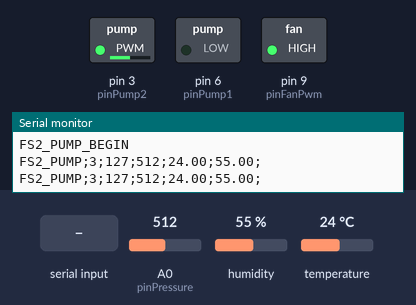
The sketch below on a simulated Arduino Uno, built with avr-gcc and run on an emulated ATmega328P. Shown: switched loads named in the sketch (green lamp = pin HIGH), the last lines printed to the serial monitor. The test bench sets the inputs (shaded band); at power-on: A0 (pinPressure) = 512, humidity 55 %, temperature 24 °C.

Above: at 4.2 s.
4.3 s: "90,45\n" received over Serial
At 7.3 s:
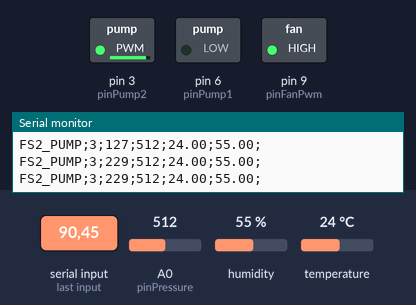
7.6 s: "5\n" received over Serial
At 10.4 s:
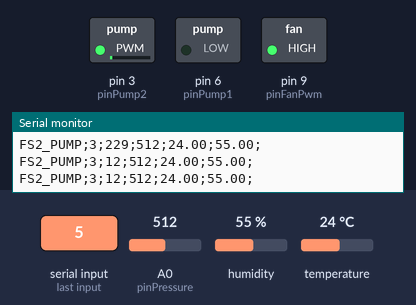
10.7 s: "200\n" received over Serial
At 13.2 s:
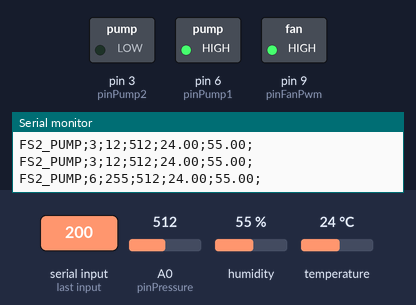
13.7 s: "90\n" received over Serial
At 15.1 s:
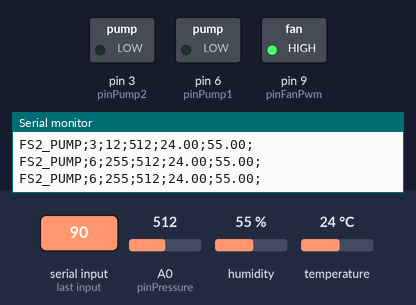
Timing chart, 0 to 16.9 s (numbered marks = the images above; inputs shaded):
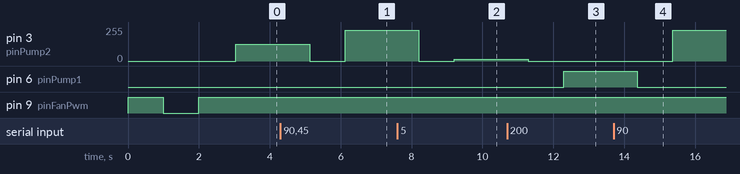

Measured:
- after the input at 4.3 s, pin 3 (pinPump2): 127/255 → 0/255 after 0.82 s, → 229/255 1.0 s later
- after the input at 7.6 s, pin 3 (pinPump2): 229/255 → 0/255 after 0.61 s, → 12/255 1.0 s later
- after the input at 10.7 s, pin 3 (pinPump2): 12/255 → 0/255 after 0.59 s; pin 6 (pinPump1): LOW → HIGH after 1.6 s
- after the input at 13.7 s, pin 3 (pinPump2): 0/255 → 229/255 after 1.7 s; pin 6 (pinPump1): HIGH → LOW after 0.67 s

The sketch:

FS2_Pump.ino
```cpp
#include <Arduino.h>
#include <Wire.h>
#include "Adafruit_SHT31.h"

int speedpump = map(50,0,100,0,255);
int pressure = 0;
float temp = 0.0;
float hum = 0.0;
int pinPump1 = 6;
int pinPump2 = 3;
int pinFanPwm = 9;
int pinPressure = A0;
int activePin = pinPump2;
bool isSHT = false;

Adafruit_SHT31 sht31 = Adafruit_SHT31();

void setup() {
  Serial.begin(9600);
  pinMode(pinPump1,OUTPUT);
  pinMode(pinPump2,OUTPUT);
  pinMode(pinFanPwm,OUTPUT);
  Serial.println("FS2_PUMP_START");
  digitalWrite(pinFanPwm, HIGH);
  delay(1000);
  digitalWrite(pinFanPwm, LOW);
  delay(1000);
  digitalWrite(pinFanPwm, HIGH);
  Serial.println("Connecting SHT31...");
  if (! sht31.begin(0x44)) {   // Set to 0x45 for alternate i2c addr
    Serial.println("Couldn't find SHT31");
  }else{
    isSHT = true;
  }
  delay(1000);
  Serial.println("FS2_PUMP_BEGIN");
}

void loop() {
  if(!isSHT){
    if (sht31.begin(0x44)) {   // Set to 0x45 for alternate i2c addr
      isSHT = true;
    }
  }

  if(isSHT){
    temp = sht31.readTemperature();
    hum = sht31.readHumidity();
  } else {
    temp = 0.0;
    hum = 0.0;
  }

  pressure = analogRead(pinPressure);
  if (Serial.available() > 0) {
    analogWrite(pinPump1,0);
    analogWrite(pinPump2,0);
    speedpump = Serial.readString().toInt();
    if(speedpump > 100){
      speedpump = map(speedpump,101,200,0,255);
      activePin=pinPump1;
    }else {
      speedpump = map(speedpump,0,100,0,255);
      activePin=pinPump2;
    }
  }
  analogWrite(activePin,speedpump);
  Serial.print("FS2_PUMP;");
  Serial.print(activePin);
  Serial.print(";");
  Serial.print(speedpump);
  Serial.print(";");
  Serial.print(pressure);
  Serial.print(";");
  Serial.print(temp);
  Serial.print(";");
  Serial.print(hum);
  Serial.println(";");
  delay(1000);
}
```
